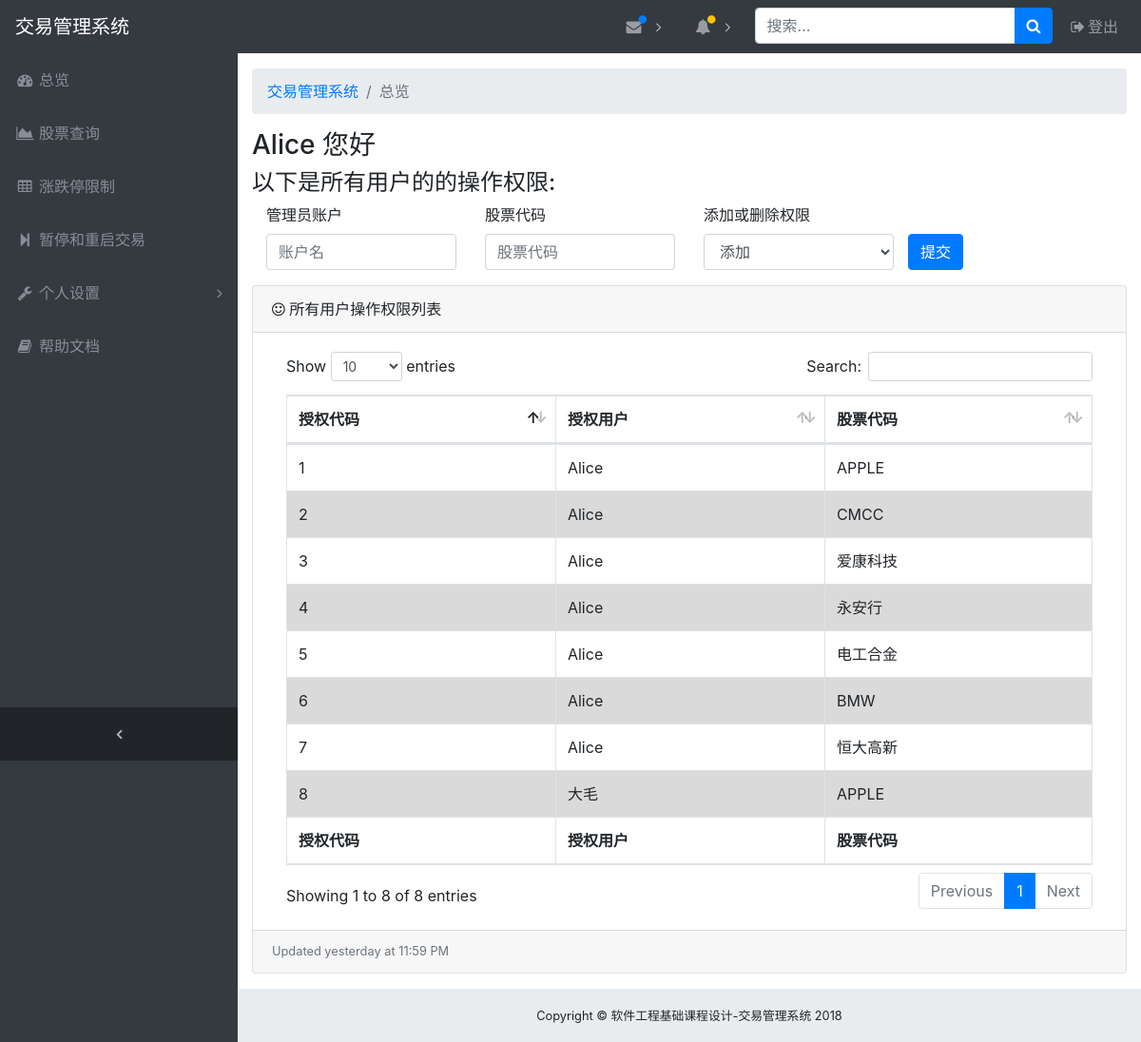
The app's page /auth (signed in), older data.
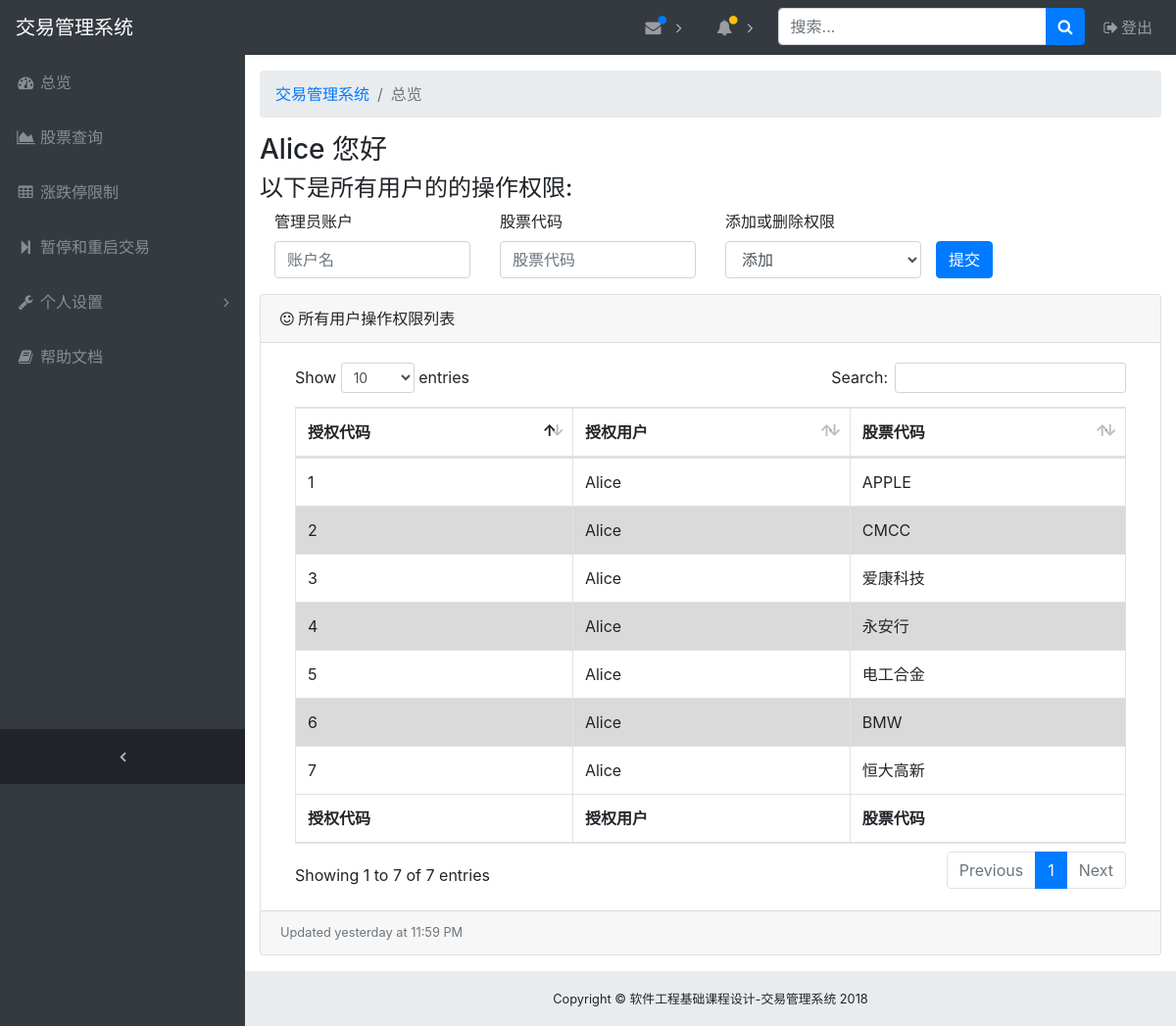
The same page, newer data.
### app/models.py (models this page shows, shortened)
class Auth ( db.Model ):
    __tablename__ = "auth"
    auth_id = db.Column ( db.Integer, primary_key=True, autoincrement=True )
    stock_id = db.Column ( db.String ( 32 ), db.ForeignKey ( 'stock.stock_name', ondelete='CASCADE' ), index=True )
    admin_id = db.Column ( db.String ( 32 ), db.ForeignKey ( 'admin.id', ondelete='CASCADE' ) )

### app/views.py (the view, shortened to what this page needs)
@app.route ( '/auth', methods=['GET', 'POST'] )
@login_required
def auth_set():
    form = ChangeAuth ()
    if not current_user.is_root:
        flash ( '您没有超级用户权限', 'danger' )
        return redirect ( '/index.html' )
    user_id = current_user.get_id ()
    auth_list = Auth.query.all ()
    return render_template ( "auth.html", username=user_id, auth_list=auth_list, form=form )

### app/forms.py
class ChangeAuth ( FlaskForm ):
    admin_id = StringField ( "admin_id", validators=[DataRequired ()] )
    stock_name = StringField ( "stock_name", validators=[DataRequired ()] )
    action = SelectField ( "action", validators=[DataRequired ()],
                           choices=[("add", 'add'), ("delete", "delete")] )

### app/models.py (called while the page is built)
    def get_id(self):
        return self.id

### app/views.py (called while the page is built)
@app.before_request
def before_request():
    g.user = current_user

@lm.user_loader
def load_user(id):
    return Admin.query.get ( id )

### app/templates/auth.html (shortened to what this page needs)
{% set current_page = "总览" %}
{% extends 'base.html' %}
{% block body %}
<div class="row clearfix">
    <div class="container">
        <h3>{{username}} 您好</h3>
        <h4>以下是所有用户的的操作权限:</h4>
        <div class="col-md-12 column">
            <form method="POST" action="{{url_for('auth_set')}}" class="form-horizontal">
                <fieldset>
                    <div class="form-group">
                        <div class="row clearfix">
                            <div class="col-md-3 column">
                                <label>管理员账户</label>
                                <input type="text" class="form-control required"
                                       name="admin_id" placeholder="账户名">
                            </div>
                            <div class="col-md-3 column">
                                <label>股票代码</label>
                                <input type="text" class="form-control required"
                                       name="stock_name"
                                       placeholder="股票代码" maxlength="40">
                            </div>
                            <div class="col-md-3 column">
                                <label>添加或删除权限</label>
                                <div class="custom-select-md">
                                    <select name="action" class="form-control form-control-md">
                                        <option value="add" selected>添加</option>
                                    </select>
                                </div>
                            </div>
                            <div class="col-md-offset-10 column">
                                <label>&nbsp;</label>
                                <br>
                                <button type="submit" class="btn btn-primary">提交</button>
                            </div>
                        </div>
                    </div>
                </fieldset>
            </form>
        </div>
        <div class="card mb-3">
            <div class="card-header">
                <i class="fa fa-smile-o"></i> 所有用户操作权限列表
            </div>
            <div class="card-body">
                <div class="table-responsive">
                    <table class="table table-bordered" id="dataTable" width="100%" cellspacing="0">
                        <thead>
                        <tr>
                            <th>授权代码</th>
                            <th>授权用户</th>
                            <th>股票代码</th>
                        </tr>
                        </thead>
                        <tfoot>
                        <tr>
                            <th>授权代码</th>
                            <th>授权用户</th>
                            <th>股票代码</th>
                        </tr>
                        </tfoot>
                        <tbody>
                        {% for row in auth_list %}
                        <tr class={{ loop.cycle(
                        "", "table-active")}}>
                        <td>{{ row.auth_id }}</td>
                        <td>{{ row.admin_id }}</td>
                        <td>{{ row.stock_id }}</td>
                        </tr>
                        {% endfor %}
                        </tbody>
                    </table>
                </div>
            </div>
            <div class="card-footer small text-muted">Updated yesterday at 11:59 PM</div>
        </div>
    </div>
</div>
{% endblock%}

Row changes from the older to the newer data that the page shows:
removed Auth: auth_id "8", admin_id "大毛", stock_id "APPLE"
Text that changed along with them:
text written by a page script: "Show entries Search: Showing 1 to 8 of 8 entries Previous 1 Next" → "Show entries Search: Showing 1 to 7 of 7 entries Previous 1 Next"
